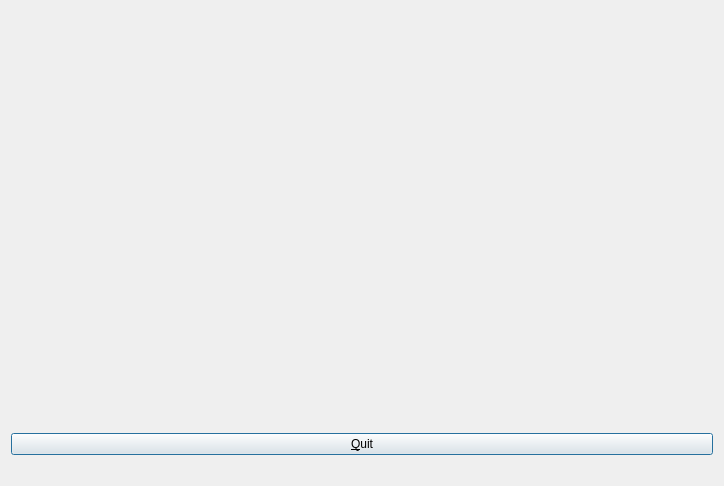
<?xml version="1.0" encoding="UTF-8"?>
<ui version="4.0">
 <class>QtConnectThreeGameDialog</class>
 <widget class="QDialog" name="QtConnectThreeGameDialog">
  <property name="geometry">
   <rect>
    <x>0</x>
    <y>0</y>
    <width>724</width>
    <height>486</height>
   </rect>
  </property>
  <property name="windowTitle">
   <string>ConnectThree (C) 2011 Richel Bilderbeek</string>
  </property>
  <layout class="QVBoxLayout" name="verticalLayout">
   <item>
    <widget class="QWidget" name="widget_top" native="true">
     <layout class="QGridLayout" name="gridLayout">
      <property name="leftMargin">
       <number>0</number>
      </property>
      <property name="topMargin">
       <number>0</number>
      </property>
      <property name="rightMargin">
       <number>0</number>
      </property>
      <property name="bottomMargin">
       <number>0</number>
      </property>
      <property name="spacing">
       <number>0</number>
      </property>
      <item row="0" column="0">
       <layout class="QVBoxLayout" name="layout_game">
        <property name="spacing">
         <number>0</number>
        </property>
       </layout>
      </item>
     </layout>
    </widget>
   </item>
   <item>
    <widget class="QPushButton" name="button_quit">
     <property name="sizePolicy">
      <sizepolicy hsizetype="Preferred" vsizetype="Maximum">
       <horstretch>0</horstretch>
       <verstretch>0</verstretch>
      </sizepolicy>
     </property>
     <property name="text">
      <string>&amp;Quit</string>
     </property>
    </widget>
   </item>
   <item>
    <widget class="QLabel" name="label_current_player">
     <property name="sizePolicy">
      <sizepolicy hsizetype="Preferred" vsizetype="Maximum">
       <horstretch>0</horstretch>
       <verstretch>0</verstretch>
      </sizepolicy>
     </property>
     <property name="text">
      <string/>
     </property>
     <property name="pixmap">
      <pixmap resource="GameConnectThree.qrc">:/images/ConnectThreePlayer1.png</pixmap>
     </property>
     <property name="alignment">
      <set>Qt::AlignCenter</set>
     </property>
    </widget>
   </item>
  </layout>
 </widget>
 <resources>
  <include location="GameConnectThree.qrc"/>
 </resources>
 <connections/>
</ui>
